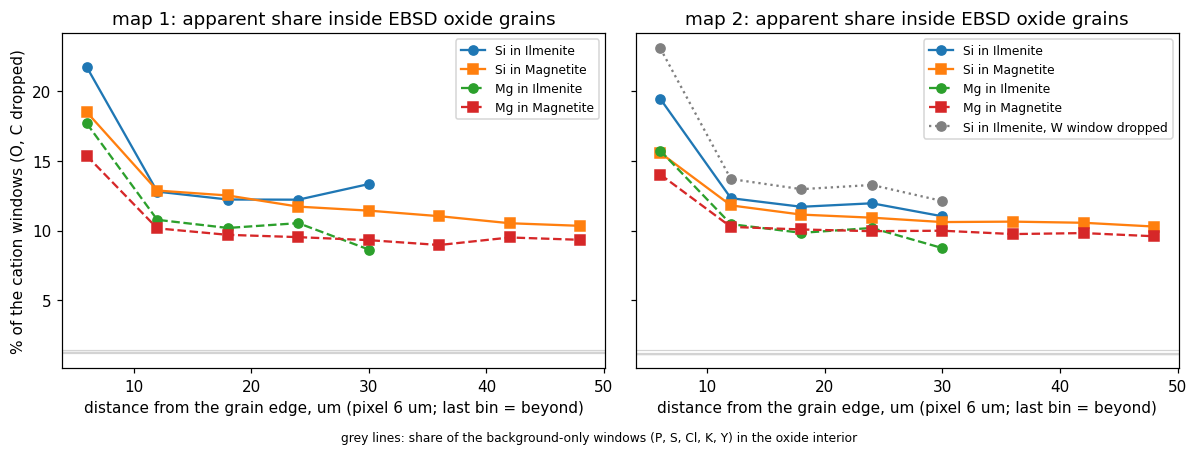

Write the Python code that produced this figure.
# -*- coding: utf-8 -*-
"""Apparent Si inside EBSD-indexed oxide grains against distance from the grain
edge (co-author comment 20), on the two Oxford h5oina maps of section 5.2.

Fluorescence or lateral mixing fades with distance from the edge; a continuum
(background) artefact of the oxide's higher mean Z does not. A second
discriminant: windows of elements absent everywhere (P, S, Cl, K, Y) hold
background only, so their apparent share inside the oxides is the background
level a Si window would also carry.
"""
import json
import sys
from pathlib import Path

import numpy as np
from scipy import ndimage

OUT = Path(sys.argv[1]) if len(sys.argv) > 1 else Path(".")
DATASETS = {1: Path(r"D:\data\EBSD\serpdi_1_EBSD"), 2: Path(r"D:\data\EBSD\serpdi_2_EBSD")}
OXIDES = {3: "Ilmenite", 4: "Magnetite"}
DROP = {"O", "C"}
ABSENT = ["P", "S", "Cl", "K", "Y"]          # background-only windows
MAXD = 8                                      # px (6 um each)

results = {}
for n, d in DATASETS.items():
    print("=" * 78); print(d)
    man = json.load(open(d / "eds_cache" / "manifest.json"))
    els = list(man["elements"])
    ebsd = np.load(d / "ebsd_phase_map.npy")
    H, W = ebsd.shape
    print(f" grid {H}x{W}, elements {els}")
    oxide = np.isin(ebsd, list(OXIDES))
    print(f" oxide pixels: {oxide.sum()} ({100*oxide.mean():.2f} %); "
          + "; ".join(f"{OXIDES[o]} {(ebsd==o).sum()}" for o in OXIDES))
    # inward distance (to the nearest non-oxide pixel) and outward distance
    d_in = ndimage.distance_transform_edt(oxide)
    d_out = ndimage.distance_transform_edt(~oxide)
    sel_in = oxide
    sel_out = (~oxide) & (d_out <= MAXD)
    idx_in = np.flatnonzero(sel_in.ravel()); idx_out = np.flatnonzero(sel_out.ravel())
    bin_in = np.minimum(np.floor(d_in.ravel()[idx_in]).astype(int), MAXD)   # 1..MAXD
    bin_out = np.minimum(np.floor(d_out.ravel()[idx_out]).astype(int), MAXD)
    ph_in = ebsd.ravel()[idx_in]
    # read every element once; keep only the selected pixels
    cnt_in = {}; cnt_out = {}
    for el in els:
        a = np.load(d / "eds_cache" / f"{el}__main.npy", mmap_mode="r").ravel()
        cnt_in[el] = np.asarray(a[idx_in], dtype=np.float64)
        cnt_out[el] = np.asarray(a[idx_out], dtype=np.float64)
    cat = [e for e in els if e not in DROP]
    cat_noW = [e for e in cat if e != "W"]
    tot_all_in = sum(cnt_in[e] for e in els)
    tot_cat_in = sum(cnt_in[e] for e in cat)
    tot_cat_noW_in = sum(cnt_in[e] for e in cat_noW)
    tot_cat_out = sum(cnt_out[e] for e in cat)
    # also the total counts of the two silicate phases for the mean-Z comparison
    tot_phase = {}
    for ordv, name in {1: "Diopside", 2: "Chlorite"}.items():
        m = (ebsd == ordv)
        ii = np.flatnonzero(m.ravel())
        rng = np.random.default_rng(0); ii = rng.choice(ii, size=min(200000, ii.size), replace=False)
        t = np.zeros(ii.size)
        for el in els:
            a = np.load(d / "eds_cache" / f"{el}__main.npy", mmap_mode="r").ravel(); t += a[ii]
        tot_phase[name] = float(t.mean())
    tot_phase["oxide interior (d>=3)"] = float(tot_all_in[bin_in >= 3].mean()) if (bin_in >= 3).any() else np.nan
    tot_phase["oxide edge (d=1)"] = float(tot_all_in[bin_in == 1].mean())
    print(" mean total window counts per pixel:", {k: round(v) for k, v in tot_phase.items()})

    def share(el, which="in", wsel=None, denom=None):
        c = cnt_in if which == "in" else cnt_out
        den = denom if denom is not None else (tot_cat_in if which == "in" else tot_cat_out)
        b = bin_in if which == "in" else bin_out
        rows = []
        for k in range(1, MAXD + 1):
            m = (b == k) if wsel is None else ((b == k) & wsel)
            rows.append((k, int(m.sum()), 100 * c[el][m].sum() / den[m].sum() if m.any() else np.nan))
        return rows

    res = {"n_px": {}, "inward": {}, "outward": {}, "absent": {}, "totals": tot_phase}
    print("\n inward: apparent share (% of the cation windows) by distance from the grain edge, px of 6 um")
    hdr = " el  phase      " + " ".join(f"d={k:<7d}" for k in range(1, MAXD + 1))
    print(hdr)
    for el in ["Si", "Mg", "Al", "Fe", "Ti"] + (["W"] if "W" in els else []):
        for o, name in OXIDES.items():
            rows = share(el, "in", wsel=(ph_in == o))
            res["inward"][f"{el}|{name}"] = rows
            print(f" {el:<3s} {name:<10s} " + " ".join(f"{v:5.1f} ({c:>5d})"[:9].ljust(9) for _, c, v in rows))
    if "W" in els:
        print(" (map 2, W window excluded from the denominator)")
        for o, name in OXIDES.items():
            rows = share("Si", "in", wsel=(ph_in == o), denom=tot_cat_noW_in)
            res["inward"][f"Si_noW|{name}"] = rows
            print(f" Si* {name:<10s} " + " ".join(f"{v:5.1f}".ljust(9) for _, c, v in rows))
    print("\n background-only windows inside the oxides (share of the cation windows, interior d>=3 vs edge d=1):")
    for el in ABSENT:
        if el not in els:
            continue
        inner = (bin_in >= 3); edge = (bin_in == 1)
        vi = 100 * cnt_in[el][inner].sum() / tot_cat_in[inner].sum(); ve = 100 * cnt_in[el][edge].sum() / tot_cat_in[edge].sum()
        res["absent"][el] = (float(ve), float(vi))
        print(f"  {el:<2s} edge {ve:5.2f}  interior {vi:5.2f}")
    print("\n outward: Fe and Ti share in the non-oxide pixels by distance from the oxide (mixing/fluorescence of the oxide into the silicate)")
    for el in ["Fe", "Ti", "Si"]:
        rows = share(el, "out")
        res["outward"][el] = rows
        print(f" {el:<3s}            " + " ".join(f"{v:5.1f}".ljust(9) for _, c, v in rows))
    results[n] = res

json.dump(results, open(OUT / "oxide_si_distance.json", "w"), indent=1, default=float)

# ---- plot ---------------------------------------------------------------
import matplotlib
matplotlib.use("Agg")
import matplotlib.pyplot as plt
fig, axes = plt.subplots(1, 2, figsize=(11, 4), sharey=True)
for ax, n in zip(axes, results):
    r = results[n]
    for key, st in (("Si|Ilmenite", "o-"), ("Si|Magnetite", "s-"), ("Mg|Ilmenite", "o--"), ("Mg|Magnetite", "s--")):
        rows = r["inward"][key]
        ax.plot([k * 6 for k, _, _ in rows], [v for _, _, v in rows], st, label=key.replace("|", " in "))
    if "Si_noW|Ilmenite" in r["inward"]:
        rows = r["inward"]["Si_noW|Ilmenite"]
        ax.plot([k * 6 for k, _, _ in rows], [v for _, _, v in rows], "o:", color="gray", label="Si in Ilmenite, W window dropped")
    for el, (ve, vi) in r["absent"].items():
        ax.axhline(vi, color="lightgray", lw=0.8)
    ax.set_title(f"map {n}: apparent share inside EBSD oxide grains"); ax.set_xlabel("distance from the grain edge, um (pixel 6 um; last bin = beyond)")
    ax.legend(fontsize=8)
axes[0].set_ylabel("% of the cation windows (O, C dropped)")
fig.text(0.5, -0.02, "grey lines: share of the background-only windows (P, S, Cl, K, Y) in the oxide interior", ha="center", fontsize=8)
fig.tight_layout(); fig.savefig(OUT / "oxide_si_distance.png", dpi=110, bbox_inches="tight")
print("wrote", OUT / "oxide_si_distance.png")
